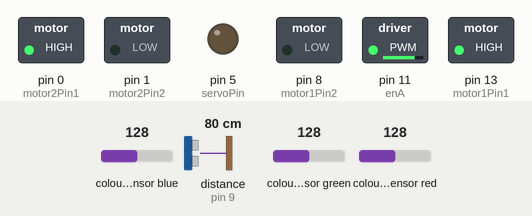
A sketch run on a simulated Arduino Uno, built with avr-gcc and run on an emulated ATmega328P. Shown: switched loads named in the sketch (green lamp = pin HIGH), output pins drawn as LEDs (lit = HIGH). Wiring (inferred from the names in the program): ultrasonic range finder: trigger pin 10; echo pin 9; TCS3200 colour sensor: output pin 7; S2 pin 4; S3 pin 6; S0 pin 2; S1 pin 3. The inputs (shaded band) are chosen by the test bench; at power-on: distance to the obstacle (sensor on pin 9) 80 cm, colour sensor red 128, colour sensor green 128, colour sensor blue 128. The echo pulse lasts 58.3 µs per cm; pins used as bus, display or sensor lines are not drawn.

Above: at 1.2 s.
1.3 s: distance to the obstacle (sensor on pin 9) set to 22 cm
2.8 s: distance to the obstacle (sensor on pin 9) set to 19 cm
At 2.98 s:
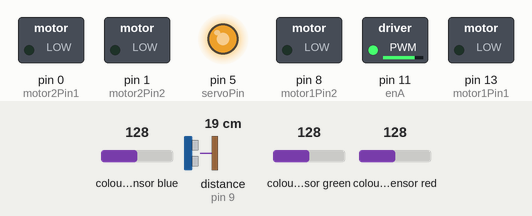
5.8 s: colour sensor red set to 120
At 6.55 s:
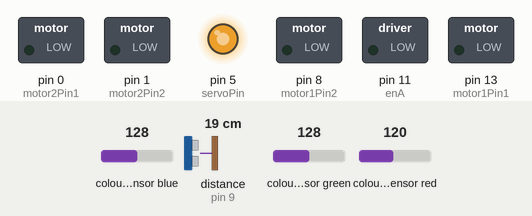
8.8 s: colour sensor green set to 5
At 10.04 s:
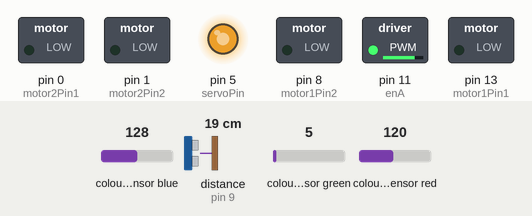
11.8 s: colour sensor green set to 64
At 13.54 s:
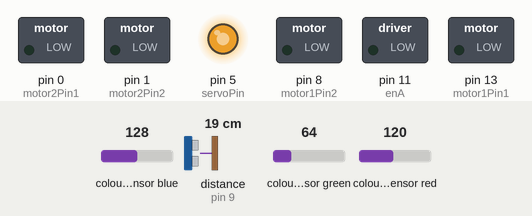
Timing chart, 0 to 15.8 s (numbered marks = the images above; inputs shaded):
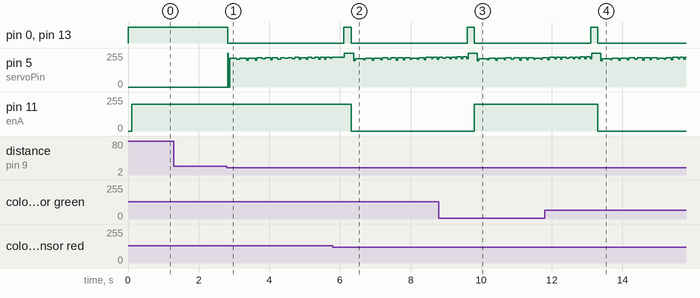

The sketch:

obstacle_detection_ultrasonic.ino
```cpp
const int trigPin = 10; // Ultrasonic sensor trigger pin
const int echoPin = 9; // Ultrasonic sensor echo pin
const int motor1Pin1 = 13; // Motor 1 input 1 pin
const int motor1Pin2 = 8; // Motor 1 input 2 pin
const int motor2Pin1 = 0; // Motor 2 input 1 pin
const int motor2Pin2 = 1; // Motor 2 input 2 pin
const int servoPin = 5; // Servo motor signal pin
const int minDistance = 5; // Minimum distance to obstacle
const int maxDistance = 20; // Maximum distance to obstacle
const int speed = 200; // Motor speed
const int turnDelay = 500; // Time to turn (in ms)

// Color Sensor Pins
const int S0 = 2;
const int S1 = 3;
const int S2 = 4;
const int S3 = 6;
const int OUT = 7;
const int LED = A0;

// Motor Pins
const int enA = 11;
const int in1 = 13;
const int in2 = 8;

// Color Thresholds
const int redThreshold = 200;
const int greenThreshold = 500;

// Color Frequencies
const int redFrequency = 500;
const int greenFrequency = 1000;


void setup() {
  pinMode(trigPin, OUTPUT);
  pinMode(echoPin, INPUT);
  pinMode(motor1Pin1, OUTPUT);
  pinMode(motor1Pin2, OUTPUT);
  pinMode(motor2Pin1, OUTPUT);
  pinMode(motor2Pin2, OUTPUT);
  pinMode(servoPin, OUTPUT);

    // Color Sensor Setup
  pinMode(S0, OUTPUT);
  pinMode(S1, OUTPUT);
  pinMode(S2, OUTPUT);
  pinMode(S3, OUTPUT);
  pinMode(OUT, INPUT);

  // Motor Setup
  pinMode(enA, OUTPUT);
  pinMode(in1, OUTPUT);
  pinMode(in2, OUTPUT);

  // Color Sensor Frequency Scaling
  digitalWrite(S0, HIGH);
  digitalWrite(S1, LOW);


}


void loop() {
  // Ultrasonic sensor distance measurement
  digitalWrite(trigPin, LOW);
  delayMicroseconds(2);
  digitalWrite(trigPin, HIGH);
  delayMicroseconds(10);
  digitalWrite(trigPin, LOW);
  long duration = pulseIn(echoPin, HIGH);
  int distance = duration / 58;

  // If an obstacle is detected
  if (distance > minDistance && distance < maxDistance) {
    // Stop the car
    digitalWrite(motor1Pin1, LOW);
    digitalWrite(motor1Pin2, LOW);
    digitalWrite(motor2Pin1, LOW);
    digitalWrite(motor2Pin2, LOW);

    // Change direction
    for (int angle = 0; angle <= 180; angle++) {
      digitalWrite(servoPin, HIGH);
      delayMicroseconds(500 + angle * 5);
      digitalWrite(servoPin, LOW);
      delayMicroseconds(19500 - angle * 5);
      digitalWrite(servoPin, HIGH);
      delayMicroseconds(15000 - angle * 5);
    }

    // Start moving forward again
    digitalWrite(motor1Pin1, HIGH);
    digitalWrite(motor1Pin2, LOW);
    digitalWrite(motor2Pin1, HIGH);
    digitalWrite(motor2Pin2, LOW);
    delay(100);
  } else {
    // Move the car forward
    digitalWrite(motor1Pin1, HIGH);
    digitalWrite(motor1Pin2, LOW);
    digitalWrite(motor2Pin1, HIGH);
    digitalWrite(motor2Pin2, LOW);
  }


  // Read Color Sensor Values
  int red = 0;
  int green = 0;
  for (int i = 0; i < 5; i++) {
    digitalWrite(S2, LOW);
    digitalWrite(S3, LOW);
    delay(10);
    red += pulseIn(OUT, LOW);

    digitalWrite(S2, HIGH);
    digitalWrite(S3, HIGH);
    delay(10);
    green += pulseIn(OUT, LOW);
  }

  // Detect Red Color
  if (red > redThreshold && green < greenThreshold) {
    // Stop the Car
    analogWrite(enA, 0);
    digitalWrite(in1, LOW);
    digitalWrite(in2, LOW);

  }
  // Detect Green Color
  else if (green > greenThreshold && red < redThreshold) {
    // Move the Car Forward
    analogWrite(enA, 200);
    digitalWrite(in1, HIGH);
    digitalWrite(in2, LOW);

  }
  // No Color Detected
  else {
    // Move the Car Forward
    analogWrite(enA, 200);
    digitalWrite(in1, HIGH);
    digitalWrite(in2, LOW);
  }
} 
```

Measured:
- the behaviour switches between 21 and 20 cm on distance to the obstacle (sensor on pin 9) (found by bisection; images 0 and 1)
- the behaviour switches between 125 and 124 on colour sensor red (found by bisection; images 1 and 2)
- after the input at 1.3 s, every drawn part: stays the same
- after the input at 2.8 s, pin 0 (motor2Pin1), pin 13 (motor1Pin1): HIGH → LOW at once
- after the input at 5.8 s, pin 11 (enA): 200/255 → 0/255 after 0.51 s
- after the input at 8.8 s, pin 11 (enA): 0/255 → 200/255 after 1.0 s
- after the input at 11.8 s, pin 11 (enA): 200/255 → 0/255 after 1.5 s
